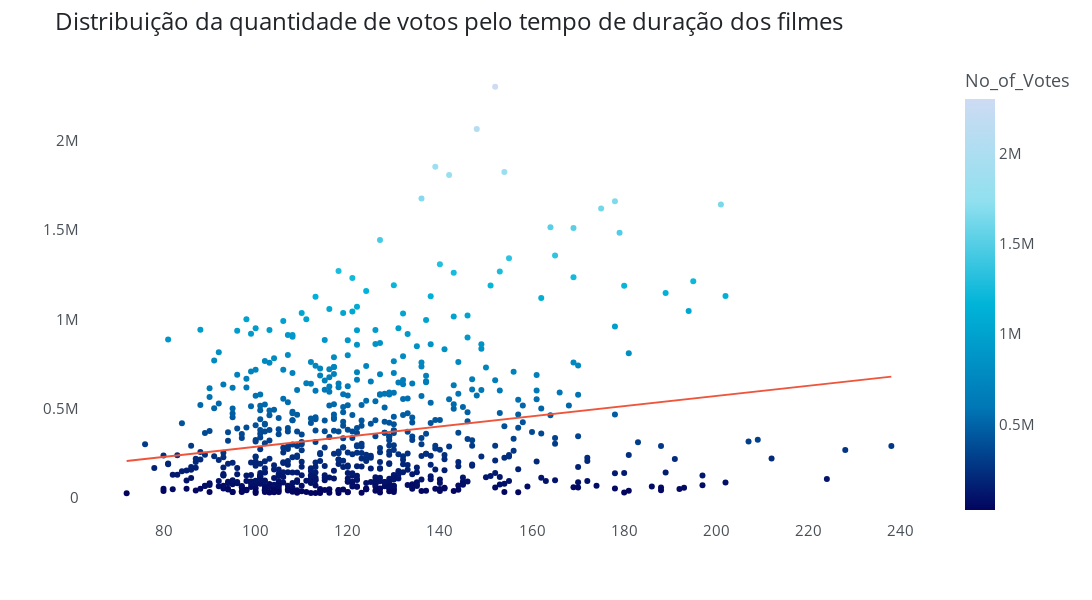

The cell this chart's notebook holds for it:
### Code cell
fig = px.scatter(df, x = 'Runtime', y = 'No_of_Votes', trendline='ols', color = 'No_of_Votes', color_continuous_scale = [AZUL1, AZUL2, AZUL3, AZUL4, AZUL5])

fig.update_layout(width=1300, height=600, font_size=15, font_color=CINZA2, title_font_color=CINZA1, title_font_size=24, 
                  title_text='Distribuição da quantidade de votos pelo tempo de duração dos filmes',
                  xaxis_title='', yaxis_title='', plot_bgcolor='white')

fig.update_traces( hovertemplate = '<b>Duração:</b> %{x} min<br> <b>Número de votos:</b> %{y}')
fig.show()

### Figure 1 — Plotly figure (JSON) as saved in the notebook; plotly's stock layout.template omitted (floating-point values rounded to 4 significant figures; data arrays with more than 128 entries replaced by an {"elided": "..."} marker saying what was removed)
{"data": [{"hovertemplate": "<b>Duração:</b> %{x} min<br> <b>Número de votos:</b> %{y}", "legendgroup": "", "marker": {"color": {"elided": "713 int values"}, "coloraxis": "coloraxis", "symbol": "circle"}, "mode": "markers", "name": "", "orientation": "v", "showlegend": false, "type": "scatter", "x": {"elided": "713 int values"}, "xaxis": "x", "y": {"elided": "713 int values"}, "yaxis": "y"}, {"hovertemplate": "<b>Duração:</b> %{x} min<br> <b>Número de votos:</b> %{y}", "legendgroup": "", "marker": {"symbol": "circle"}, "mode": "lines", "name": "", "showlegend": false, "type": "scatter", "x": {"elided": "713 int values"}, "xaxis": "x", "y": {"elided": "713 float values"}, "yaxis": "y"}], "layout": {"coloraxis": {"colorbar": {"title": {"text": "No_of_Votes"}}, "colorscale": [[0, "#03045e"], [0.25, "#0077b6"], [0.5, "#00b4d8"], [0.75, "#90e0ef"], [1, "#CDDBF3"]]}, "font": {"color": "#495057", "size": 15}, "height": 600, "legend": {"tracegroupgap": 0}, "margin": {"t": 60}, "plot_bgcolor": "white", "title": {"font": {"color": "#212529", "size": 24}, "text": "Distribuição da quantidade de votos pelo tempo de duração dos filmes"}, "width": 1300, "xaxis": {"anchor": "y", "domain": [0, 1], "title": {"text": ""}}, "yaxis": {"anchor": "x", "domain": [0, 1], "title": {"text": ""}}}}
